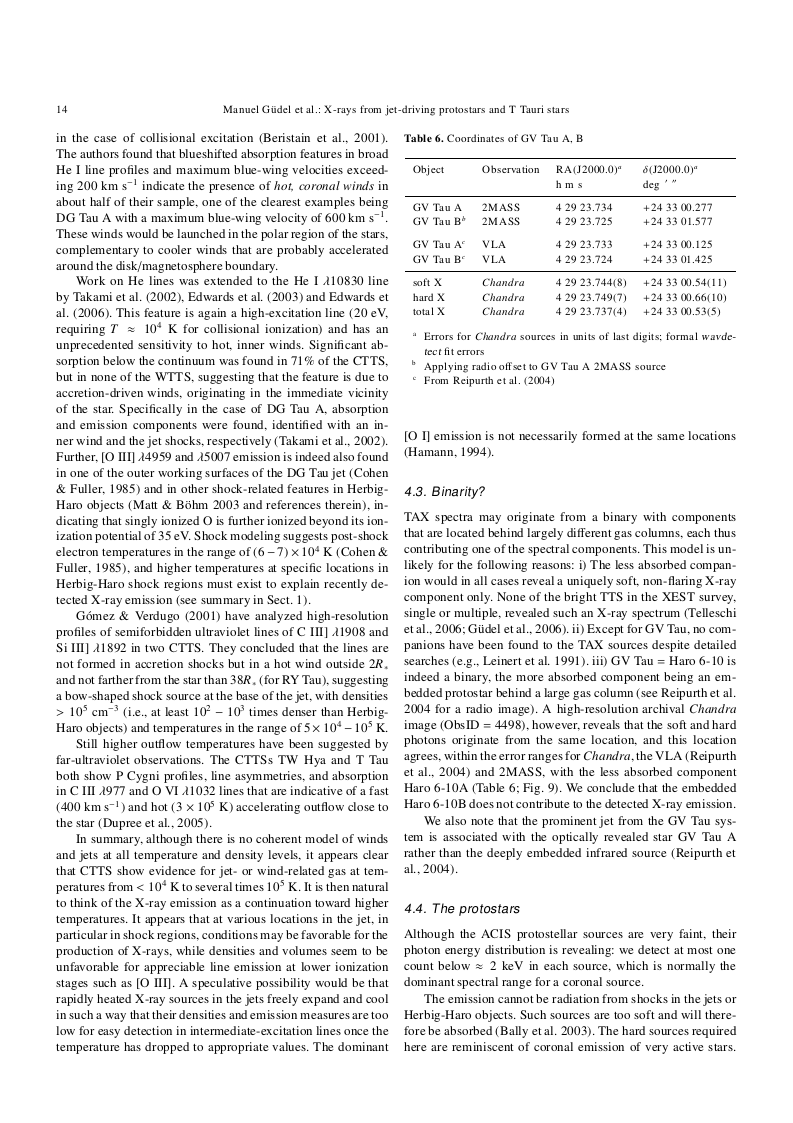
#> input picture .github/scripts/test.bmp, 793 x 1123 px
$ python -i rotation.py   (imports and definitions only)
#> lines starting #> are read from the running program, lines starting #| are printed output that depends on the picture; after the words box and inside, x2 and y2 are one past the last pixel; in counts of white or black regions, pixels touching at a corner belong together
#> further down, picture is the input picture: shape (1123, 793, 3); min 0, max 255, mean 236.3
### src/img2table/objects/tables.py
# coding: utf-8
import copy
import math
from typing import Union, List

import numpy as np
import pandas as pd

from img2table.objects.ocr import OCRPage
from img2table.utils.data_processing import remove_empty_rows, remove_empty_columns


class TableObject(object):
    # [21 lines left out: function bbox, not called in this run]

    @property
    def upper_bound(self) -> tuple:
        return self.x1, self.y1, self.x2, self.y1

    @property
    def lower_bound(self) -> tuple:
        return self.x1, self.y2, self.x2, self.y2

    @property
    def left_bound(self) -> tuple:
        return self.x1, self.y1, self.x1, self.y2

    @property
    def right_bound(self) -> tuple:
        return self.x2, self.y1, self.x2, self.y2

    @property
    def height(self) -> int:
        return self.y2 - self.y1

    @property
    def width(self) -> int:
        return self.x2 - self.x1


class Line(TableObject):
    def __init__(self, x1: int = None, y1: int = None, x2: int = None,
                 y2: int = None):
        self.x1 = x1
        self.y1 = y1
        self.x2 = x2
        self.y2 = y2

    @property
    def angle(self) -> float:
        delta_x = self.x2 - self.x1
        delta_y = self.y2 - self.y1

        return math.atan2(delta_y, delta_x) * 180 / np.pi

    @property
    def length(self) -> float:
        return np.sqrt(self.height ** 2 + self.width ** 2)

    @property
    def horizontal(self) -> bool:
        return self.angle % 180 == 0

    @property
    def vertical(self) -> bool:
        return self.angle % 180 == 90

    # [17 lines left out: function reprocess, not called in this run]


class Cell(TableObject):
    def __init__(self, x1: int, y1: int, x2: int, y2: int):
        self.x1, self.x2, self.y1, self.y2 = x1, x2, y1, y2

    # [19 lines left out: function from_h_lines, not called in this run]


class Row(TableObject):
    # [8 lines left out: function __init__, not called in this run]

    @property
    def items(self) -> List[Cell]:
        return self._items

    @property
    def contours(self) -> List[Cell]:
        return self._contours

    @property
    def nb_columns(self) -> int:
        return len(self.items)

    @property
    def x1(self) -> int:
        return min([item.x1 for item in self.items])

    @property
    def x2(self) -> int:
        return max([item.x2 for item in self.items])

    @property
    def y1(self) -> int:
        return min([item.y1 for item in self.items])

    @property
    def y2(self) -> int:
        return max([item.y2 for item in self.items])

    @property
    def v_consistent(self) -> bool:
        return len([cell for cell in self.items if cell.y1 != self.y1 or cell.y2 != self.y2]) == 0

    # [34 lines left out: functions add_cells, split_in_rows, not called in this run]


class Table(TableObject):
    # [9 lines left out: function __init__, not called in this run]

    @property
    def items(self) -> List[Row]:
        return self._items

    @property
    def title(self) -> str:
        return self._title

    def set_title(self, title: str):
        self._title = title

    @property
    def data(self) -> pd.DataFrame:
        return self._data

    # [11 lines left out: functions nb_rows, nb_columns, not called in this run]

    @property
    def x1(self) -> int:
        return min([item.x1 for item in self.items])

    @property
    def x2(self) -> int:
        return max([item.x2 for item in self.items])

    @property
    def y1(self) -> int:
        return min([item.y1 for item in self.items])

    @property
    def y2(self) -> int:
        return max([item.y2 for item in self.items])

    # [30 lines left out: functions process_data, get_text_ocr, not called in this run]

### src/img2table/utils/rotation.py
# coding: utf-8
import math
import os
import re
import shutil
import tempfile

import cv2
import numpy as np
import pandas as pd
import pytesseract

from img2table.objects.tables import Line


def rotate(image: np.ndarray, angle: float, background: tuple = (255, 255, 255)) -> np.ndarray:
    """
    Rotate image
    :param image: image
    :param angle: angle
    :param background: background color for rotated image
    :return: rotated image
    """
    old_width, old_height = image.shape[:2]
    angle_radian = math.radians(angle)
    width = abs(np.sin(angle_radian) * old_height) + abs(np.cos(angle_radian) * old_width)
    height = abs(np.sin(angle_radian) * old_width) + abs(np.cos(angle_radian) * old_height)

    image_center = tuple(np.array(image.shape[1::-1]) / 2)
    rot_mat = cv2.getRotationMatrix2D(image_center, angle, 1.0)
    rot_mat[1, 2] += (width - old_width) / 2
    rot_mat[0, 2] += (height - old_height) / 2
    return cv2.warpAffine(image, rot_mat, (int(round(height)), int(round(width))), borderValue=background)


def img_to_horizontal_lines(image: np.ndarray) -> np.ndarray:
    """
    Detect if the image is tilted by 90° and correct it if needed
    :param image: image array
    :return: image with horizontal text (can be flipped upside down)
    """
    img = image.copy()
    # Image to gray and canny
    if len(img.shape) == 3:
        img = cv2.cvtColor(img, cv2.COLOR_BGR2GRAY)
    dst = cv2.Canny(img, 50, 200, None, 3)
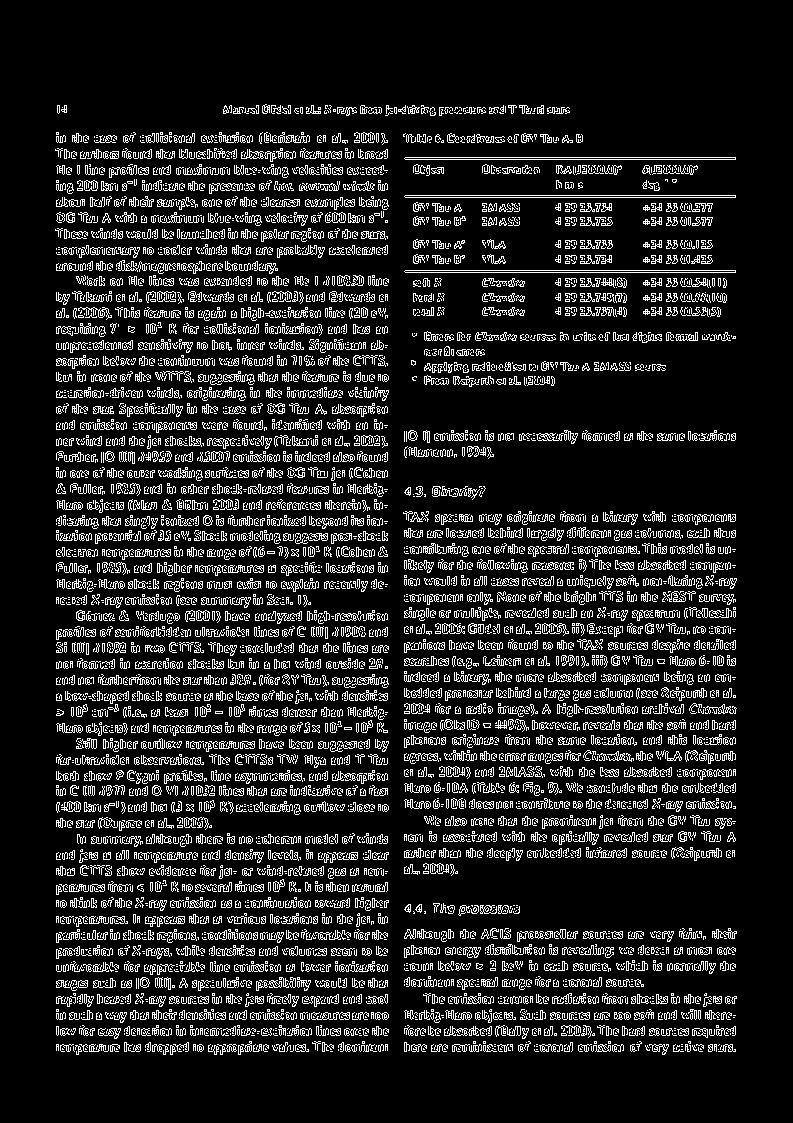
#> dst: shape (1123, 793); 13% white in thin lines or dots, all inside (x1, y1, x2, y2) = (55, 104, 737, 1055)

    # Compute Hough lines on image
    lines = cv2.HoughLinesP(dst, 0.5, np.pi / 180, 10, None, 20, 10)
#> lines = 1630 rows, first 6: [295, 954, 295, 836], [542, 630, 730, 630], [410, 550, 730, 550], [241, 567, 241, 518], [57, 217, 382, 217], [337, 233, 337, 137]
    lines = [Line(*line[0].tolist()) for line in lines]
#> lines = 1630 items

    # If no lines found, return image
    if len(lines) == 0:
        return image

    # Create clusters of lines
    df_lines = pd.DataFrame([{"angle": line.angle, "length": line.length, "angle_length": line.angle * line.length}
                             for line in lines])
#> df_lines = table of 1630 rows and 3 columns
    df_lines = df_lines.sort_values(by=['angle'])
    df_lines["cluster"] = (df_lines["angle"] - df_lines["angle"].shift() >= 0.5).astype(int).cumsum()

    # Get angle of the most represented cluster
    df_clusters_angle = (df_lines.groupby('cluster')
                         .agg(length=('length', np.sum),
                              angle_length=('angle_length', np.sum))
                         )
#> df_clusters_angle = table of 18 rows and 2 columns
    df_clusters_angle["angle"] = df_clusters_angle['angle_length'] / df_clusters_angle['length']

    angle = df_clusters_angle.sort_values('length', ascending=False).iloc[0, 2]
#> angle = 0

    # Rotate image according to the angle
    if angle is not None:
        if abs(angle) > 1:
            return rotate(image=image, angle=angle)

    return image


def get_orientation_image(img: np.ndarray) -> int:
    """
    Detect orientation angle of an image
    :param img: image
    :return: orientation angle of the image
    """
    # Create temporary path and write image
    dirpath = tempfile.mkdtemp()
    tmpfp = os.path.join(dirpath, "img.png")
    cv2.imwrite(tmpfp, img)

    # Get orientation
#> (the run stopped early here; a loop or call above may not have finished)
